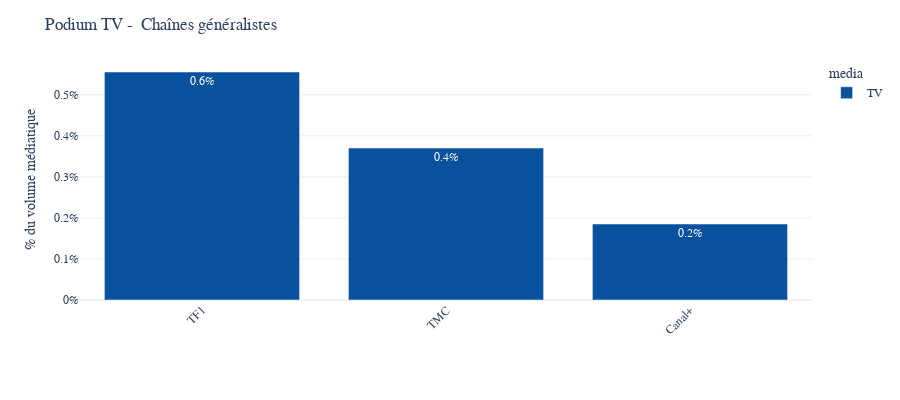

Notebook source saved alongside this figure:
### Code cell
# Multiplier for one channel = n_mentions * 2 min / (60 minutes * 18h * n_days)
multiplier = 2 / (1 * 60 * 18 * 1)

fig = show_mentions_by_channel(data,list_of_channels=top_channels_tv_gen,n = 3,
                               method = multiplier,height = 400,text_auto = ".1%")
fig.update_layout(yaxis_tickformat='0%',
                  title = "Podium TV -  Chaînes généralistes",
                  font_family="Poppins",yaxis_title="% du volume médiatique",xaxis_title = "")
fig.update_traces(marker_color=COLOR_TV)
fig

### Figure 1 — Plotly figure (JSON) as saved in the notebook; plotly's stock layout.template omitted (floating-point values rounded to 4 significant figures)
{"data": [{"alignmentgroup": "True", "hovertemplate": "media=TV<br>channel_name=%{x}<br>count=%{y}<extra></extra>", "legendgroup": "TV", "marker": {"color": "#08519c", "pattern": {"shape": ""}}, "name": "TV", "offsetgroup": "TV", "orientation": "v", "showlegend": true, "textposition": "auto", "texttemplate": "%{y:.1%}", "x": ["TF1", "TMC", "Canal+"], "xaxis": "x", "y": [0.005556, 0.003704, 0.001852], "yaxis": "y", "type": "bar"}], "layout": {"xaxis": {"anchor": "y", "domain": [0, 1], "title": {"text": ""}, "categoryorder": "array", "categoryarray": ["TF1", "TMC", "Canal+"], "tickangle": -45}, "yaxis": {"anchor": "x", "domain": [0, 1], "title": {"text": "% du volume médiatique"}, "tickformat": "0%"}, "legend": {"title": {"text": "media"}, "tracegroupgap": 0}, "margin": {"t": 60, "b": 100}, "barmode": "relative", "height": 400, "font": {"family": "Poppins"}, "title": {"text": "Podium TV -  Chaînes généralistes"}}}
